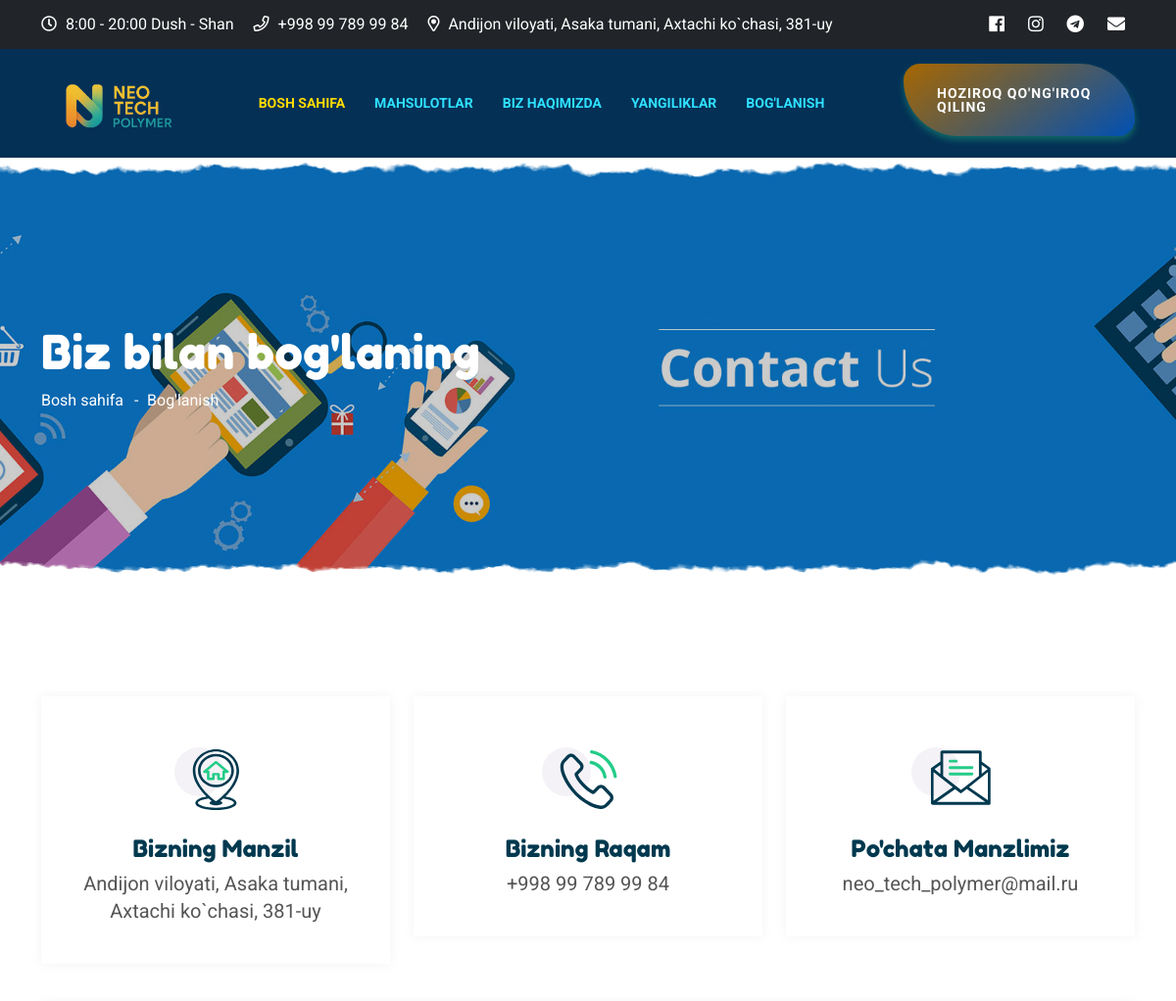
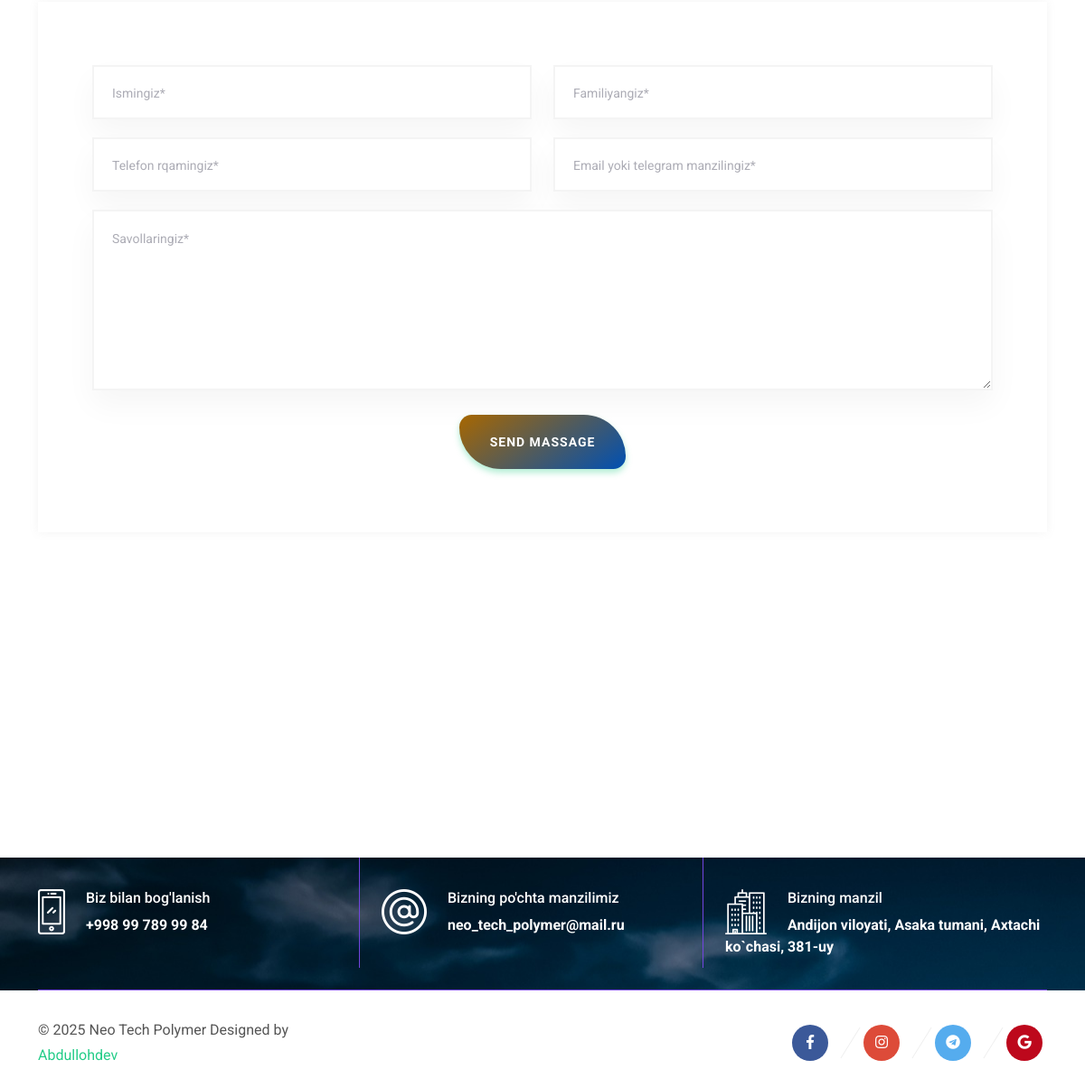
The app's page /contact with its own data (2 pictures, top to bottom).
### main/models.py (models this page shows)
class Contact(models.Model):
    address = models.TextField(max_length=200)
    Tel = models.TextField('TEl NOMER',max_length=40)
    Tel2 = models.TextField("TEl NOMER2 agar bo'lsa",max_length=40,blank=True)
    facebook = models.TextField(max_length=50)
    insta = models.TextField(max_length=50)
    telegram = models.TextField(max_length=50)
    mail = models.TextField(max_length=50)
    Ishvaqti = models.TextField(max_length=50)
    maps = models.TextField(max_length=500)
    class Meta:
        verbose_name_plural = "KONTAKT INFO"

### main/views.py (the view)
# urls.py: path('contact', contact, name= "contact"),
def contact(request):
    kontakt = Contact.objects.first()
    context = {
        "Contact": kontakt,
    }
    return render(request, "contact.html",context)

### templates/contact.html (shortened to what this page needs)
{% extends 'base.html' %}
{% load static %}
{% block content %}
        <main>
           <div class="page-title-area section-notch pt-170 pb-170" data-background="{% static 'assets/img/bg/contact.jpg'%}">
                <div class="banner-overlay"></div>
                <div class="container">
                <div class="row">
                    <div class="col-xl-12">
                        <div class="page-title">
                            <h2>Biz bilan bog'laning</h2>
                            <div class="breadcrumb-list text-left">
                                <ul>
                                    <li><a href="index.html">Bosh sahifa</a></li>
                                    <li>Bog'lanish</li>
                                </ul>
                            </div>
                        </div>
                    </div>
                </div>
            </div>
        </div>
        <section class="contact-area pt-120">
            <div class="container">
                <div class="row mt-none-30 justify-content-center">
                    <div class="col-lg-4 col-md-6">
                        <div class="contact__info--item text-center mt-30">
                            <div class="icon">
                            </div>
                            <h3 class="title">Bizning manzil</h3>
                            <p>{{Contact.address}}</p>
                        </div>
                    </div>
                    <div class="col-lg-4 col-md-6">
                        <div class="contact__info--item text-center mt-30">
                            <div class="icon">
                            </div>
                            <h3 class="title">Bizning raqam</h3>
                            <a href="tel:{{Contact.Tel}}">{{Contact.Tel}}</a>
                        </div>
                    </div>
                    <div class="col-lg-4 col-md-6">
                        <div class="contact__info--item text-center mt-30">
                            <div class="icon">
                            </div>
                            <h3 class="title">Po'chata manzlimiz</h3>
                            <a href="mailto:{{Contact.mail}}">{{Contact.mail}}</a>
                        </div>
                    </div>
                </div>
                <div class="row mt-40">
                    <div class="col-12">
                        <div class="contact-from-inner mb--none-140">
                            <form class="contact-from" action="#!">
                                <div class="row">
                                    <div class="col-md-6">
                                        <div class="input-field">
                                            <input type="text" name="name" id="name" placeholder="Ismingiz*">
                                        </div>
                                    </div>
                                    <div class="col-md-6">
                                        <div class="input-field">
                                            <input type="email" name="email" id="email" placeholder="Familiyangiz*">
                                        </div>
                                    </div>
                                    <div class="col-md-6">
                                        <div class="input-field">
                                            <input type="number" name="number" id="number" placeholder="Telefon rqamingiz*">
                                        </div>
                                    </div>
                                    <div class="col-md-6">
                                        <div class="input-field">
                                            <input type="text" name="website" id="website" placeholder="Email yoki telegram manzilingiz*">
                                        </div>
                                    </div>
                                    <div class="col-md-12">
                                        <div class="input-field">
                                            <textarea name="message" id="message" cols="30" rows="10" placeholder="Savollaringiz*"></textarea>
                                        </div>
                                    </div>
                                    <div class="col-md-12">
                                        <div class="contact-btn text-center">
                                            <button class="thm-btn" type="submit">Send Massage</button>
                                        </div>
                                    </div>
                                </div>
                            </form>
                        </div>
                    </div>
                </div>
            </div>
        </section>
        <div class="google-map">
            <iframe src="{{Contact.maps}}" width="600" height="450" style="border:0;" allowfullscreen="" loading="lazy"></iframe>
        </div>
        </main>
        {% endblock content %}

### templates/base.html (shortened to what this page needs)
{% load static %}
{% static "images" as baseUrl%}
<!doctype html>
<html lang="zxx">
<head>
    <link rel="stylesheet" href="{% static 'assets/css/bootstrap.min.css' %}">
    <link rel="stylesheet" href="{% static 'assets/css/fontawesome.css' %}">
    <link rel="stylesheet" href="{% static 'assets/css/animate.min.css' %}">
    <link rel="stylesheet" href="{% static 'assets/css/owl.carousel.min.css' %}">
    <link rel="stylesheet" href="{% static 'assets/css/magnific-popup.css' %}">
    <link rel="stylesheet" href="{% static 'assets/css/swiper.min.css' %}">
    <link rel="stylesheet" href="{% static 'assets/css/meanmenu.css' %}">
    <link rel="stylesheet" href="{% static 'assets/css/jquery-ui.css' %}">
    <link rel="stylesheet" href="{% static 'assets/css/uikit.min.css' %}">
    <link rel="stylesheet" href="{% static 'assets/css/odometer.css' %}">
    <link rel="stylesheet" href="{% static 'assets/css/common.css' %}">
    <link rel="stylesheet" href="{% static 'assets/css/style.css' %}">
    <link rel="stylesheet" href="{% static 'assets/css/responsive.css' %}">
</head>
<body>
    <div class="body_wrap">
        <header class="header-area">
            <div class="header-top">
                <div class="container">
                    <div class="row">
                        <div class="col-12">
                            <ul class="left">
                                <li><span><i class="far fa-clock"></i></span> {{Contact.Ishvaqti}}</li>
                                <li><span><i class="far fa-phone"></i></span> {{Contact.Tel}}</li>
                                <li><span><i class="far fa-map-marker-alt"></i></span> {{Contact.address}}
                                </li>
                            </ul>
                            <ul class="right">
                                <li><a href="{{Contact.facebook}}"><i class="fab fa-facebook"></i></a></li>
                                <li><a href="{{Contact.insta}}"><i class="fab fa-instagram"></i></a></li>
                                <li><a href="{{Contact.telegram}}"><i class="fab fa-telegram"></i></a></li>
                                <li><a href="mailto:{{Contact.mail}}"><i class="fas fa-envelope"></i></a></li>
                            </ul>
                        </div>
                    </div>
                </div>
            </div>
            <div class="header-bottom-area" data-uk-sticky="top: 250; animation: uk-animation-slide-top;">
                <div class="container">
                    <div class="row align-items-center">
                        <div class="col-xl-2 col-lg-2 col-6">
                            <div class="logo">
                                <a href="{% url 'index' %}"><img src="{% static 'assets/img/neo.png' %}" alt=""></a>
                            </div>
                        </div>
                        <div class="col-xl-7 col-lg-7 d-none d-lg-block">
                            <div class="main-menu-wrap">
                                <nav id="mobile-menu" class="main-menu">
                                    <ul class="main-menu-list ul_li">
                                        <li class="active"><a href="{% url 'index' %}">Bosh sahifa</a></li>
                                        <li >
                                            <a href="{% url 'products' %}">Mahsulotlar</a>
                                        </li>
                                        <li><a href="{% url 'about' %}">Biz haqimizda</a></li>
                                        <li><a href="{% url 'blog' %}">Yangiliklar</a>
                                        </li>
                                        <li><a href="{% url 'contact' %}">Bog'lanish</a></li>
                                    </ul>
                                </nav>
                            </div>
                        </div>
                        <div class="col-xl-3 col-lg-3 col-6">
                            <div class="header-right">
                                <div class="header-btn">
                                    <a class="thm-btn" href="{% url 'contact' %}">Hoziroq qo'ng'iroq qiling</a>
                                </div>
                            </div>
                        </div>
                    </div>
                </div>
            </div>
        </header>
        {% block content %}
        {% endblock content %}
          <footer>
            <div class="footer-area" data-background="{% static 'assets/img/bg/footer2.jpg'%}">
                <div class="footer-top">
                    <div class="container">
                        <div class="footer-top-wrapper">
                            <div class="row">
                                <div class="col-xl-4 col-lg-4 col-md-4">
                                    <div class="footer-top-single">
                                        <div class="footer-top-icon">
                                            <img src="{% static 'assets/img/icon/ft01.png' %}" alt="">
                                        </div>
                                        <div class="footer-top-content">
                                            <h5>Biz bilan bog'lanish</h5>
                                            <span>{{Contact.Tel}}</span>
                                        </div>
                                    </div>
                                </div>
                                <div class="col-xl-4 col-lg-4 col-md-4">
                                    <div class="footer-top-single">
                                        <div class="footer-top-icon">
                                            <img src="{% static 'assets/img/icon/ft02.png' %}" alt="">
                                        </div>
                                        <div class="footer-top-content">
                                            <h5>Bizning po'chta manzilimiz</h5>
                                            <span>{{Contact.mail}}</span>
                                        </div>
                                    </div>
                                </div>
                                <div class="col-xl-4 col-lg-4 col-md-4">
                                    <div class="footer-top-single footer-top-single-2">
                                        <div class="footer-top-icon">
                                            <img src="{% static 'assets/img/icon/ft03.png' %}" alt="">
                                        </div>
                                        <div class="footer-top-content">
                                            <h5>Bizning manzil</h5>
                                            <span>{{Contact.address}}</span>
                                        </div>
                                    </div>
                                </div>
                            </div>
                        </div>
                    </div>
                </div>
            </div>
            <div class="copyright-area pt-30 pb-30">
                <div class="container">
                    <div class="row flex-row-reverse align-items-center">
                        <div class="col-xl-8 col-lg-8 col-md-4">
                            <div class="footer-social">
                                <ul>
                                    <li>
                                        <a href="{{Contact.facebook}}"><i class="fab fa-facebook-f"></i></a>
                                    </li>
                                    <li>
                                        <a href="{{Contact.insta}}"><i class="fab fa-instagram"></i></a>
                                    </li>
                                    <li>
                                        <a href="{{Contact.telegram}}"><i class="fab fa-telegram"></i></a>
                                    </li>
                                    <li>
                                        <a href="malito:{{Contact.mail}}"><i class="fab fa-google"></i></a>
                                    </li>
                                </ul>
                            </div>
                        </div>
                        <div class="col-xl-4 col-lg-4 col-md-8">
                            <div class="copyright-text">
                                <p>	&copy; 2025 Neo Tech Polymer Designed by <a href="https://t.me/Abdulloh1737" target="_blank">Abdullohdev</a></p>
                            </div>
                        </div>
                    </div>
                </div>
            </div>
        </footer>
    </div>
</body>
</html>

### records on screen
Contact: Ishvaqti "8:00 - 20:00 Dush - Shan", Tel "+998 99 789 99 84", address "Andijon viloyati, Asaka tumani, Axtachi ko`chasi, 381-uy", mail "neo_tech_polymer@mail.ru"
